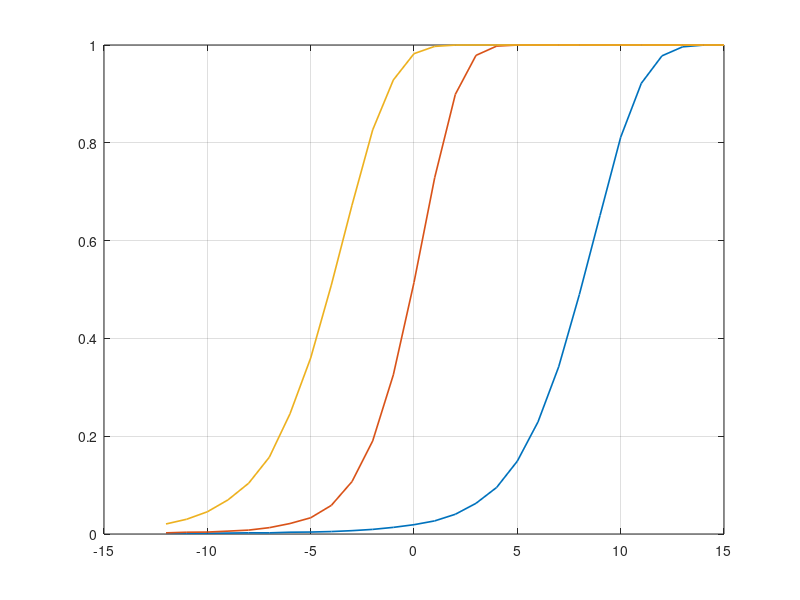

The MATLAB source for this figure: (Note: this script raises an error after producing the figure.)
%% Integrazione di N impulsi: coerente (FFT) contro non coerente (somma dei moduli quadri)
%  coerente:      | sum_n r_n exp(-j 2 pi fd n T) |   -> guadagno N
%  non coerente:  sum_n |r_n|^2                      -> guadagno minore di N
clear; close all; clc; rng(1);
N = 16; trials = 40000; pfa = 1e-3;
kd = 3;                                         % bin Doppler del bersaglio
steer = exp(1j*2*pi*kd*(0:N-1)/N);              % vettore Doppler (riga)
cnoise = @() (randn(trials, N) + 1j*randn(trials, N))/sqrt(2);

names = {'singolo impulso', 'non coerente (N=16)', 'coerente (N=16)'};
stat = {@(r) abs(r(:,1)), @(r) sum(abs(r).^2, 2), @(r) abs(r*steer')};

% soglie fissate sul solo rumore, per avere la stessa Pfa per tutti
thr = zeros(1,3);
for i = 1:3
    s = sort(stat{i}(cnoise()));
    thr(i) = s(round((1-pfa)*trials));
end

snr_db = -12:1:15;
pd = zeros(3, numel(snr_db));
for k = 1:numel(snr_db)
    r = sqrt(10^(snr_db(k)/10))*steer + cnoise();
    for i = 1:3
        pd(i,k) = mean(stat{i}(r) > thr(i));
    end
end

figure; plot(snr_db, pd, 'LineWidth', 1.2); grid on; yline(0.9, 'k:');
xlabel('SNR per impulso [dB]'); ylabel('Pd'); legend(names, 'Location', 'southeast');
title(sprintf('Integrazione di impulsi (Pfa = %.0e)', pfa));

need = zeros(1,3);
for i = 1:3
    [p, iu] = unique(pd(i,:));                  % interp1 richiede ascisse distinte
    need(i) = interp1(p, snr_db(iu), 0.9);
    fprintf('SNR per impulso per Pd = 0.9, %-20s: %5.1f dB\n', names{i}, need(i));
end
fprintf('Guadagno coerente     : %.1f dB (teorico 10log10(N) = %.1f dB)\n', need(1)-need(3), 10*log10(N));
fprintf('Guadagno non coerente : %.1f dB\n', need(1)-need(2));
